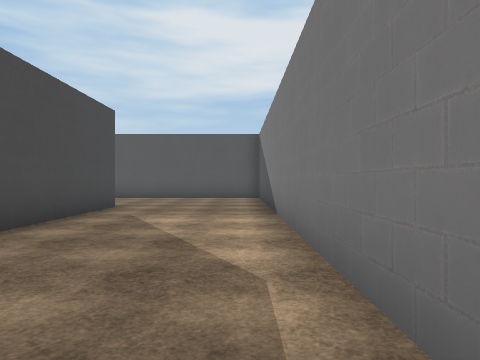
view 1 (above)

24 first-person views from a walk through a scene from a Unity 3-D project. The camera is 1.4 m above the floor, looks level and sees 75° across. The floor is counted in squares, 2 m on a side. Each view is taken from the middle of a square. On the plan, view 1 faces up. The plan holds only what a view shows up to about 10 squares ahead; the rest is blank. The place goes on beyond the plan. The player character is not drawn. Some surface patterns are stand-ins.

view 2
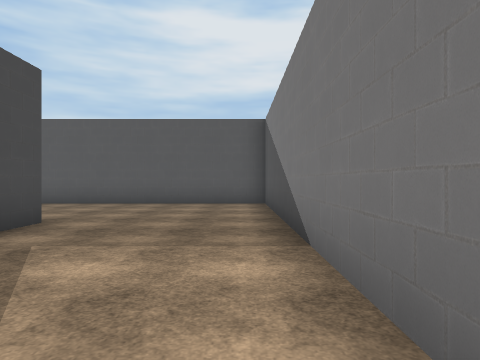

view 3
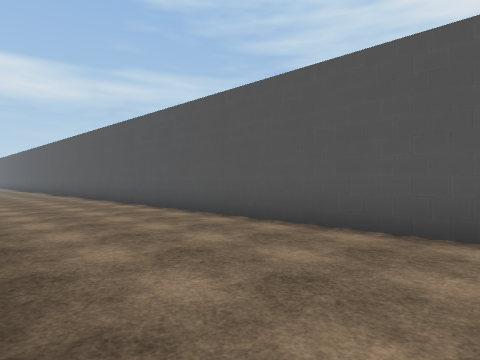

view 4
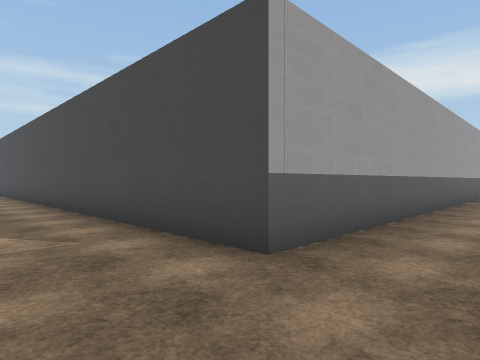

view 5
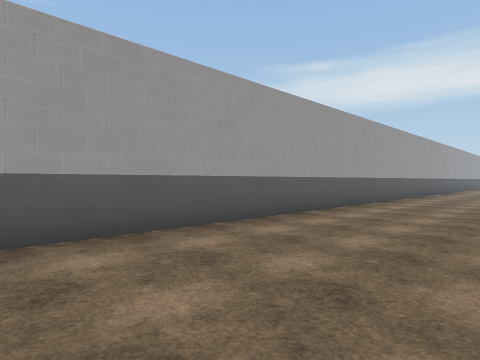

view 6
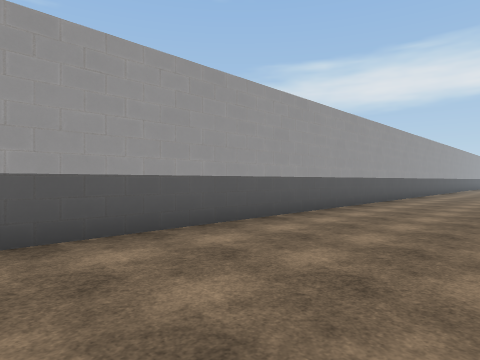

view 7
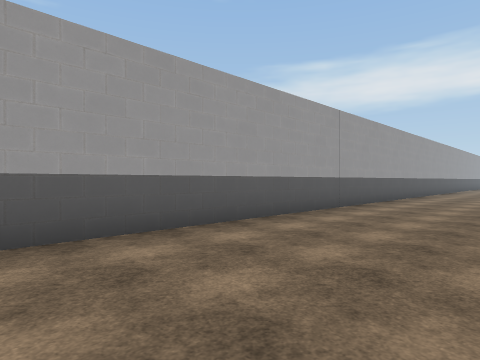

view 8
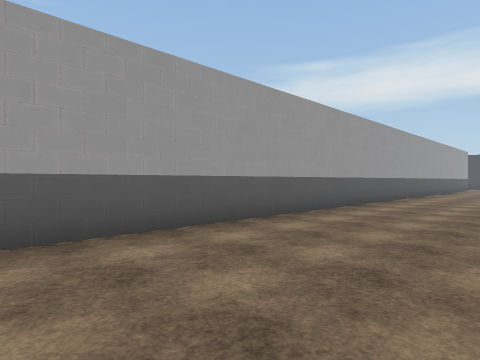

view 9
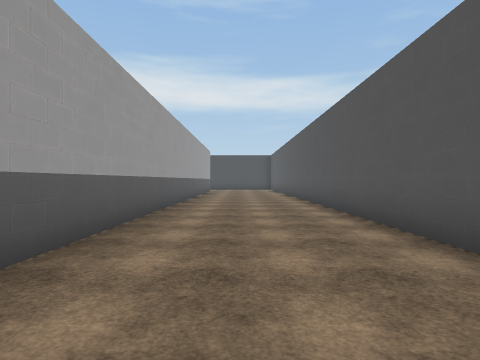

view 10
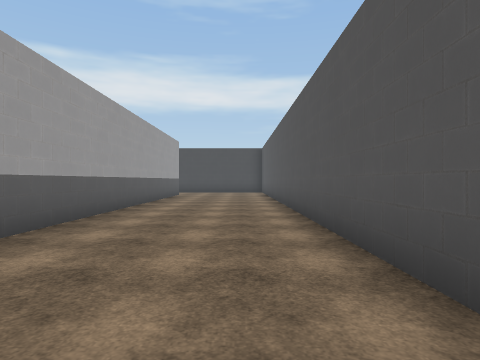

view 11
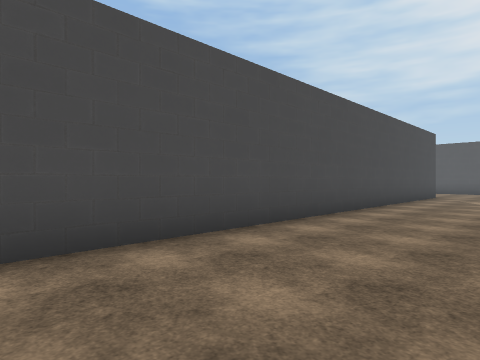

view 12
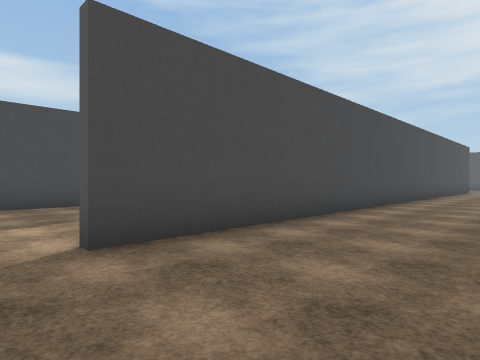

view 13
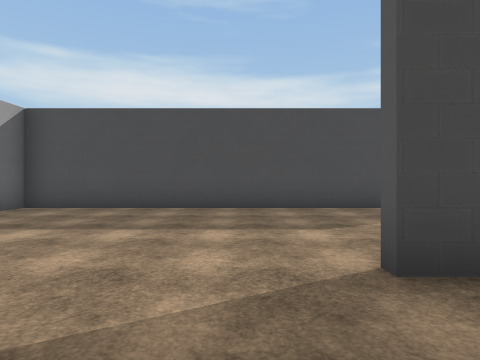

view 14
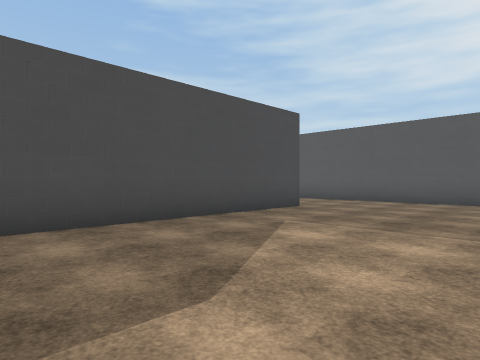

view 15
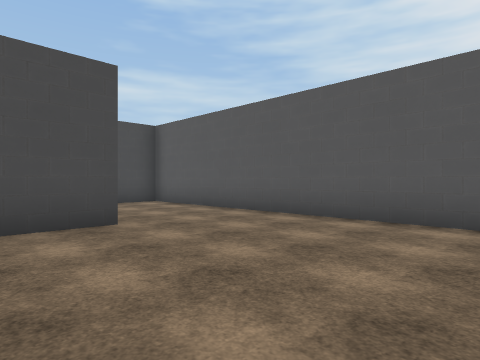

view 16
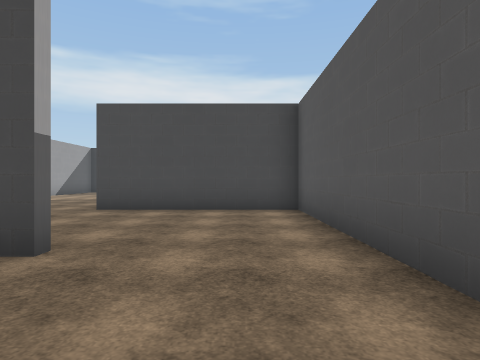

view 17
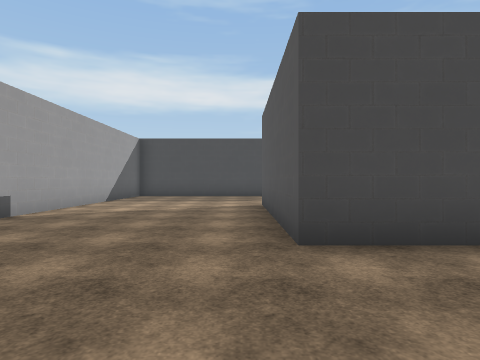

view 18
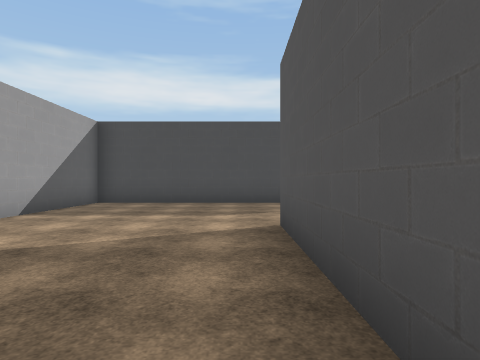

view 19
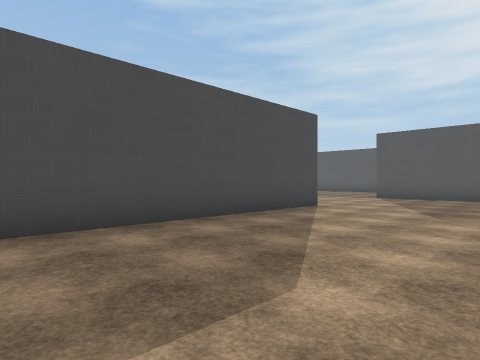

view 20
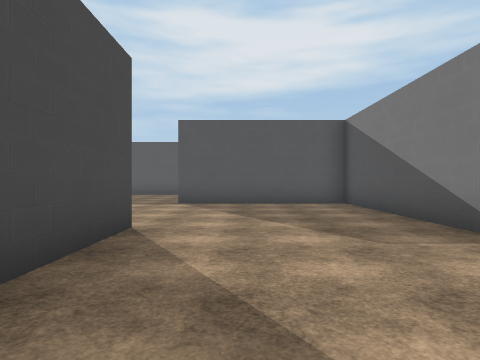

view 21
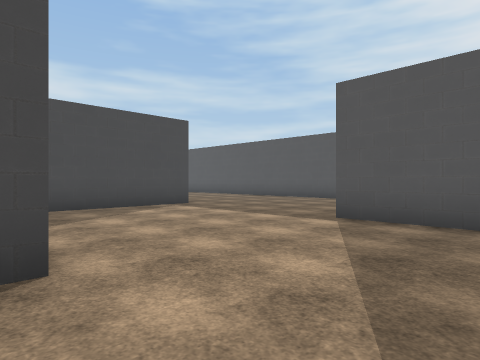

view 22
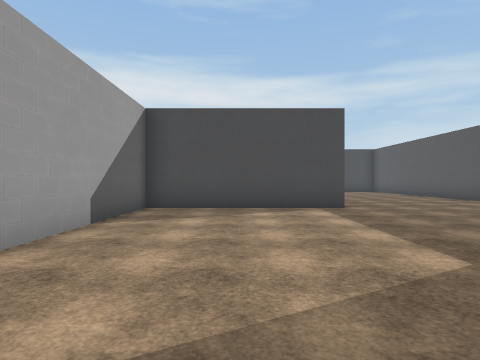

view 23
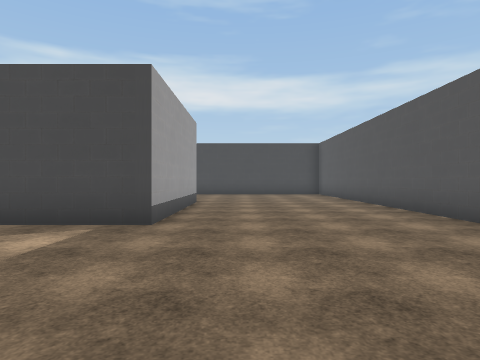

view 24
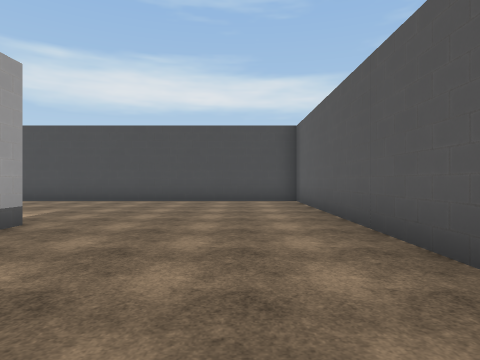

### Floor plan
Points are (right, up) in squares from view 1. A wall is a line through its corners. A room is listed if a view was taken in it or the views show most of it. See-through windows are left out.
Room 1 (views 1, 2, 3, 4, 5, 6, 7, 8, 9, 10, 11, 12, 13, 14, 15, 16)
walls: (-8.8, -5.8) (-8.8, -18.4) (-8, -18.4); (-4.6, -2.6) (-8.6, -2.6); (0.8, 0.9) (0.8, 12); (0.9, 12.3) (-11.9, 12.3); (-28.9, 12.3) (-41, 12.3); (-41, 8.1) (-3.2, 8.1) (-3.2, -11.9)
ways out: opening at (-9, -4.5) to room 2
Room 2 (views 17, 18, 19, 20, 21, 22, 23, 24)
walls: (-23.6, -2.4) (-23.6, -12.4) (-15.6, -12.4); (-18.8, -3) (-18.8, 2.4) (-23.9, 2.4); (-29, 7.9) (-39, 7.9); (-33.9, 2.6) (-28.8, 2.6) (-28.8, -2.4) (-24, -2.4); (-8.6, -2.6) (-13.3, -2.6) (-13.3, -7.4) (-18.9, -7.4)
ways out: opening at (-9, -4.5) to room 1

Positions as (right, up) in squares from view 1, and headings:
1: (0, 0), facing up
2: (0, 3), facing up
3: (-2, 8), facing up-left
4: (-1, 10), facing down-left
5: (-4, 12), facing down-left
6: (-10, 12), facing down-left
7: (-16, 12), facing down-left
8: (-21, 12), facing down-left
9: (-26, 10), facing left
10: (-31, 11), facing left
11: (0, -6), facing up-left
12: (0, -13), facing up-left
13: (-1, -13), facing left
14: (-4, -13), facing up-left
15: (-4, -8), facing up-left
16: (-6, -4), facing left
17: (-10, -8), facing left
18: (-14, -8), facing left
19: (-19, -10), facing up-left
20: (-22, -7), facing up
21: (-21, -3), facing up-left
22: (-21, 0), facing left
23: (-24, 4), facing left
24: (-29, 6), facing left
